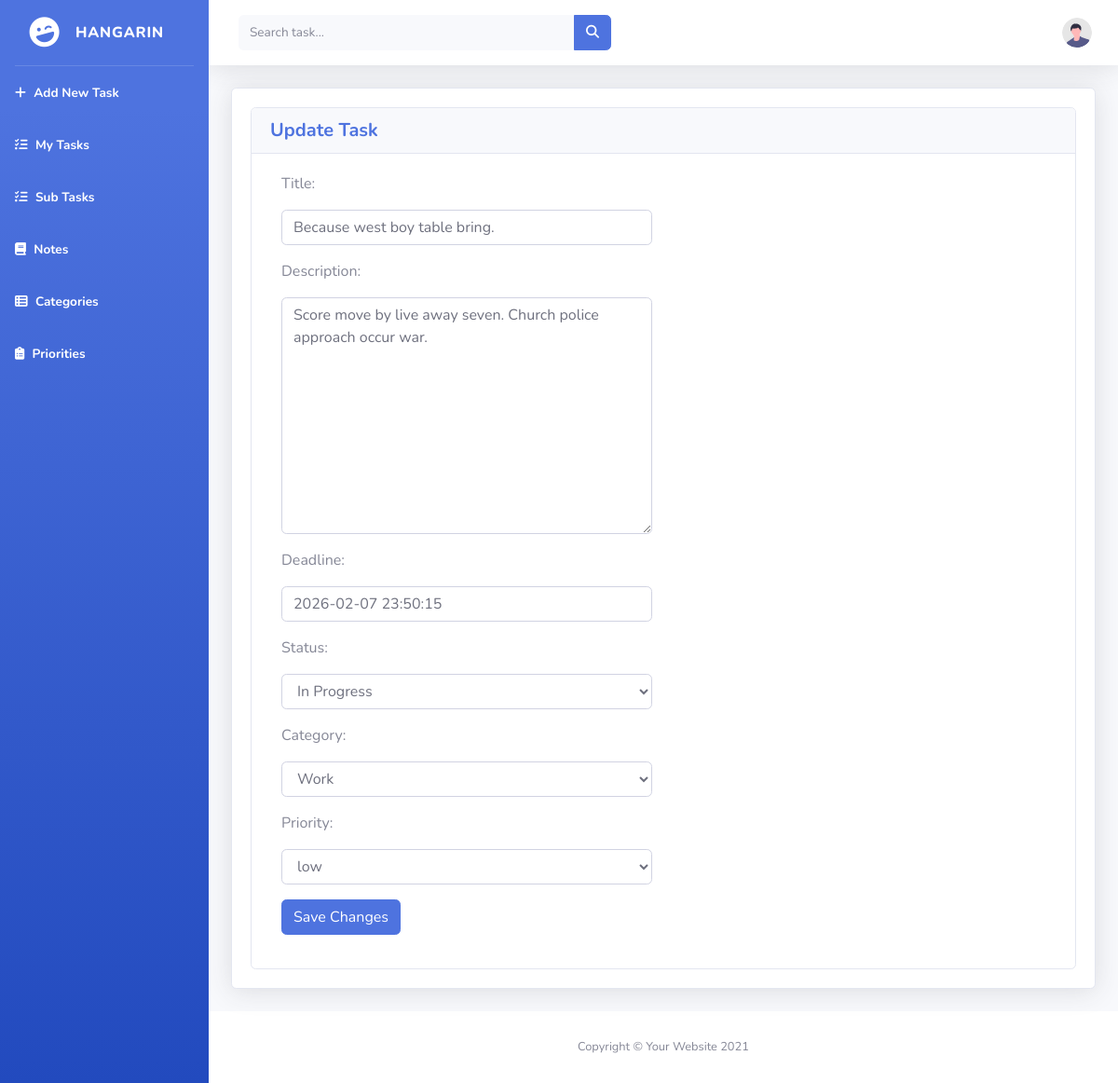
Screenshot of /task_list/2 with the database file from the repository.
### tasks/models.py (models this page shows, shortened)
class BaseModel(models.Model):
    created_at = models.DateTimeField(auto_now_add=True)
    updated_at = models.DateTimeField(auto_now=True)
    class Meta:
        abstract = True

class Task(BaseModel):
    STATUS_CHOICES = [
        ("Pending", "Pending"),
        ("In Progress", "In Progress"),
        ("Completed", "Completed"),
    ]
    title = models.CharField(max_length=200)
    description = models.TextField()
    deadline = models.DateTimeField()
    status = models.CharField(
        max_length=50,
        choices=STATUS_CHOICES,
        default="Pending"
    )
    category = models.ForeignKey(Category, on_delete=models.CASCADE)
    priority = models.ForeignKey(Priority, on_delete=models.CASCADE, null=True, blank=True)

### tasks/views.py (the view)
# urls.py: path('task_list/<pk>', TaskUpdateView.as_view(), name='task-update'),
class TaskUpdateView(UpdateView):
    model = Task
    form_class = TaskForm
    template_name = 'task_form.html'
    success_url = reverse_lazy('task-list')

### tasks/forms.py
class TaskForm(ModelForm):
    class Meta:
        model = Task
        fields = "__all__"

### tasks/models.py (called while the page is built)
    def __str__(self):
        return self.name

    def __str__(self):
        return self.name

### templates/task_form.html (shortened to what this page needs)
{% extends 'base.html' %}
{% load static %}
{% block content %}
<div class="container-fluid">
    <div class="card shadow mb-4">
        <div class="card-body">
            <div class="row">
                <div class="col-md-12">
                    <div class="card">
                        <div class="card-header">
                            <h5 class="m-0 font-weight-bold text-primary">
                                {% if object %}
                                    Update Task
                                {% else %}
                                    Add New Task
                                {% endif %}
                            </h5>
                        </div>
                        <div class="card-body">
                            <div class="col-md-6">
                                <form action="" method="post" novalidate>
                                    {% include 'includes/form.html' %}
                                    <div class="form-group mt-3">
                                        <button type="submit" class="btn btn-primary btn-rounded">
                                            Save Changes
                                        </button>
                                    </div>
                                </form>
                            </div>
                        </div>
                    </div>
                </div>
            </div>
        </div>
    </div>
</div>
{% endblock %}

### templates/includes/form.html (shortened to what this page needs)
{% load widget_tweaks %}
{% for field in form %}
<div class="field item form-group">
    <label>{{ field.label_tag }}</label>
    <div class="form-group">
        {% render_field field class="form-control" %}
    </div>
</div>
{% endfor %}

### rows the page displays
Task: title "Because west boy table bring." "Score move by live away seven. Church police approach occur war." "2026-02-07 23:50:15" "In Progress" "Work" "low"

### other values shown
{{ field.label_tag }} "Title:" "Description:" "Deadline:" "Status:" "Category:" "Priority:"
